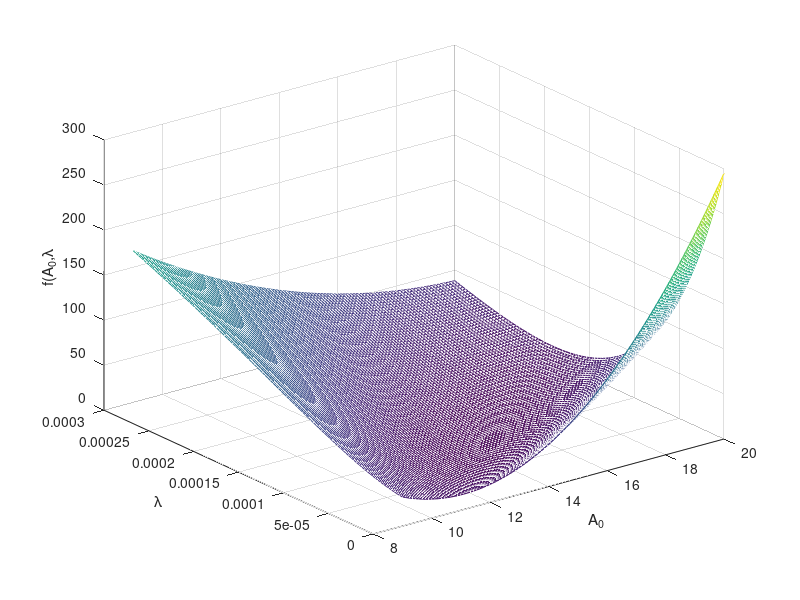
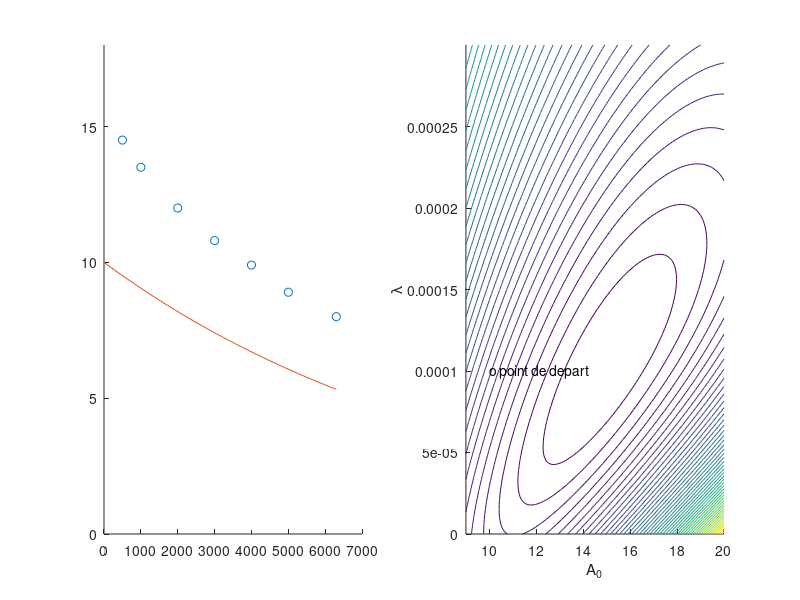

Recreate these plots in MATLAB, in order. (Note: this script raises an error after producing the figures.)
function [] = programme()
%*********************************************************************************************
% Fichier  ~gergaud/ENS//Users/gergaud/ENS/Optim1a/TP-optim/TP-diff-finies/C14_diff_finies.m *
% Décembre 2017                                                                              *
% Université de Toulouse, INP-ENSEEIHT                                                       *
%*********************************************************************************************
%
%
% ======================================================================
% Ce programme estime les paramètres dans le problème d'estimation 
% des paramètres pour le problème de la datation par le carbonne 14
% Programme MATLAB
% Le modèle est:
% A(t)=A0exp(-lambda t)
% On cherche beta = (A0,lambda) de façon à ce que le modèle 
% approche le mieux les données au sens des moindres carrés
% Les programmes et algorithmes utilisés pour la minimisation sont:
% Gauss-Newton et leastsq
% =======================================================================
%
clear all; close all; format shorte
% Initialisation
%
diary res_C14_diff_finies.txt
% Données:


Ti=[500 1000 2000 3000 4000 5000 6300];
Ai=[14.5 13.5 12.0 10.8 9.9 8.9 8.0];
% Visualisation dans IR^3 de la fonction f à minimiser
xmin=9;
xmax=20;
nx=100;
pasx=(xmax-xmin)/nx;
ymin=0;
% ymin=-0.0001;
ymax=0.0003;
ny=100;
pasy=(ymax-ymin)/ny;

x=xmin:pasx:xmax;
y=ymin:pasy:ymax;
[X,Y]=meshgrid(x,y);
[m,n]=size(X);
for i=1:m,
   for j=1:n,
      Z(i,j)=fun_ref(@(beta) res_C14_ref(beta,Ti,Ai),[X(i,j),Y(i,j)]);
   end;
end;
figure(1)
mesh(X,Y,Z)
xlabel('A_0');
ylabel('\lambda')
zlabel('f(A_0,\lambda')

% Visualisation des données et des courbes de niveaux

figure(2) 
subplot(1,2,1)            % Données
hold on;
plot(Ti,Ai,'o')
rect=[0 7000 0 18];       % dimensions des axes
axis(rect)
subplot(1,2,2)            % Courbes de niveaux
hold on
contour(X,Y,Z,50);
xlabel('A_0')
ylabel('\lambda')
hold on
%
% Gauss-Newton
% ------------
% Point de départ
beta0 = [10 0.0001]';   % Newton, fminunc et leastsq converge
% beta0=[15 0.001]'   % Newton, fminunc et leastsq divergent
%beta0=[15 0.0005]'     % Newton diverge, fminu et leastsq convergent
%beta0=[10 0.0005]'
True_Jacobienne = false; % false : approximation par différence finies
% Liste pour le choix de la méthode de différences
list_diff_finies = {'avants','centrees'};
%%%%% MODIFIER LE NUMERO APRES AVOIR CODE LA FONCTION ASSOCIEE DANS LE FICHIER ASSOCIE %%%%%%%%%%%
methode_finite_diff = list_diff_finies{1};


% On trace la courbe de départ
T = linspace(0,6300,100);
A = beta0(1)*exp(-beta0(2)*T);
figure(2)
subplot(1,2,1)
plot(T,A)
figure(2)
subplot(1,2,2)
text(beta0(1),beta0(2),'o point de depart')
% pause
% 
disp('Algorithme de Gauss-Newton')
if ~True_Jacobienne
	ndigits = 9; % précision ndigits
	fprintf('ndigits %d \n', ndigits)
end
disp( strcat('Vraie Jacobienne = ' , sprintf(' %d', True_Jacobienne) ) )
disp( strcat('Methode diff finies = ' ,  string(methode_finite_diff)) ) ;

disp('------------------------------------------------------------------')
disp('         k     ||f''(beta)||   f(beta)      ||s||       exitflag ')
disp('------------------------------------------------------------------')

if True_Jacobienne
	Jres = J_res_C14_ref(beta0, Ti);
else
	switch methode_finite_diff
		case 'avants'
	    Jres = diff_finies_avant( @(beta) res_C14_ref(beta,Ti,Ai), beta0, ndigits);
	
        case 'centrees'
	     Jres = diff_finies_centree( @(beta) res_C14_ref(beta,Ti,Ai), beta0, ndigits);
	end
end

res = res_C14_ref(beta0,Ti,Ai);
gradf_beta = norm(Jres'*res);
f_beta = fun_ref(@(beta) res_C14_ref(beta,Ti,Ai), beta0);
disp([0 gradf_beta f_beta]);
Beta = [beta0];

for i=1:10
  option = [sqrt(eps) 1.e-12 i];
  if True_Jacobienne
  [beta, norm_gradf_beta, f_beta, res, norms, k, exitflag] = GN_ref(@(beta) res_C14_ref(beta,Ti,Ai), ...
        @(beta) J_res_C14_ref( beta, Ti), beta0, option);
  else
  switch methode_finite_diff
		case 'avants'
  [beta, norm_gradf_beta, f_beta, res, norms, k, exitflag] = GN_ref(@(beta) res_C14_ref(beta,Ti,Ai), ...
        @(beta) diff_finies_avant(@(beta) res_C14_ref(beta,Ti,Ai), beta, ndigits), beta0, option); 
        case 'centrees'
  [beta, norm_gradf_beta, f_beta, res, norms, k, exitflag] = GN_ref(@(beta) res_C14_ref(beta,Ti,Ai), ...
        @(beta) diff_finies_centree(@(beta) res_C14_ref(beta,Ti,Ai), beta, ndigits), beta0, option); 
  end
  end
  Beta = [Beta beta];
  disp([k norm_gradf_beta f_beta norms exitflag])
% Visualisation
  A=beta(1)*exp(-beta(2)*T);
  subplot(1,2,1)
  plot(T,A)
%  eval(['print -depsc fig_GN_courbe' int2str(i) '_C14'])
  subplot(1,2,2)
  plot(beta(1),beta(2),'o')
end
disp('------------------------------------------------------------------')
disp('betak')
disp(Beta);
figure(1)

print -depsc C14_fig_Gauss_Newton1
figure(2)

print -depsc C14_fig_Gauss_Newton2
diary
return
end

% ======================================================================
% Calcul de la fonction à minimiser
% =======================================================================
function sce=fun_ref(res,beta)
% Input:
% ------
% res : fonction résidus
%       res : \IR^p --> \IR^n
% beta : vecteur des paramètres
%        real(p)
%
% Output:
% -------
% sce : (1/2)||res(beta)||^2
%       real
%
% Calcul des résidus
res = res(beta);
res = res(:);
sce=0.5*res'*res;
end
%
% ======================================================================
% "résidus" pour le probleme de datation par le carbonne 14
% =======================================================================
%
%
function r=res_C14_ref(beta,Ti,Ai)
% Calcul des résidus
%
r=Ai-beta(1)*exp(-beta(2)*Ti);
r=r(:);
end
%
% ======================================================================
% Cette fonction calcule la derivee de la fonction residu pour l'exemple
% datation par le carbonne 14
% =======================================================================
%
%
function J_res=J_res_C14_ref(beta,Ti)
%
%
Ti = Ti(:); 
J_res = [-exp(-beta(2)*Ti) (beta(1)*exp(-beta(2)*Ti)).*Ti];
end



